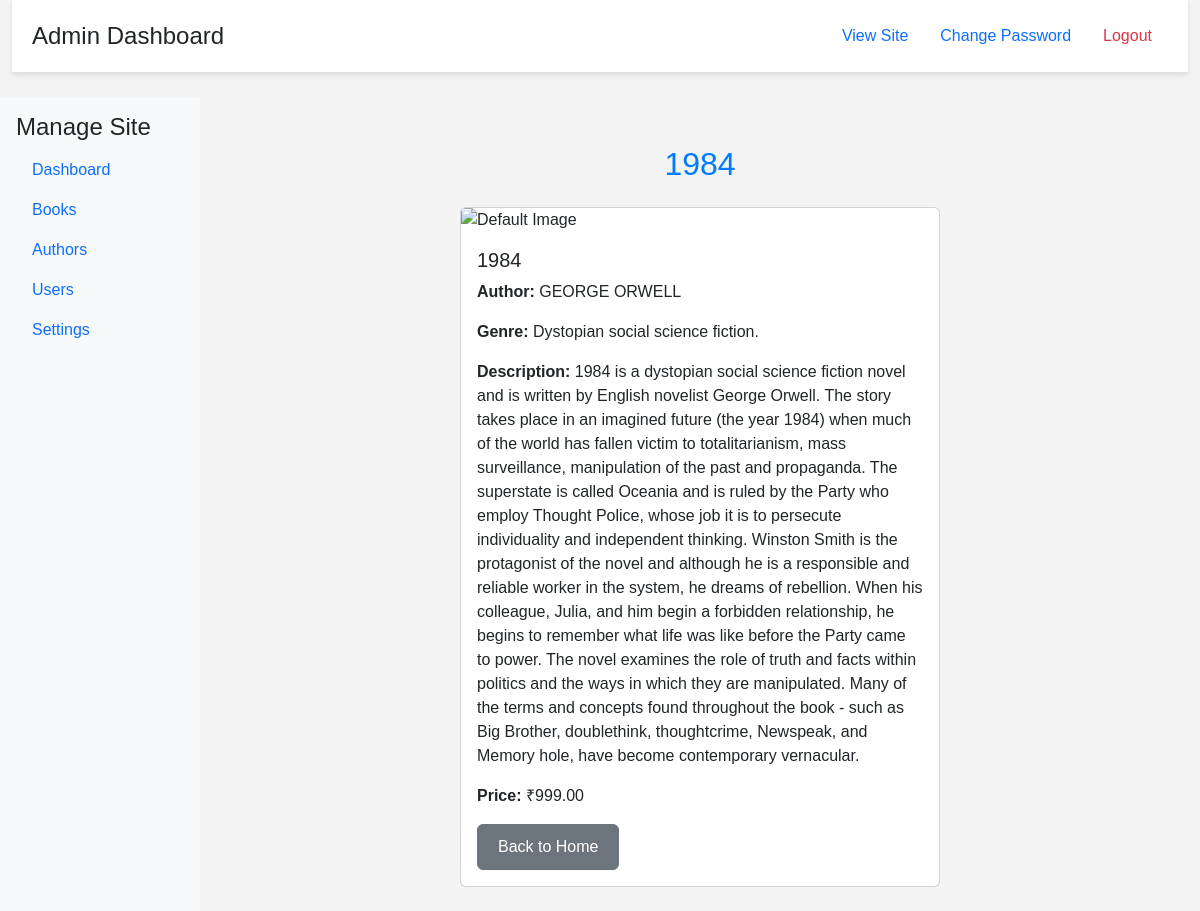
Screenshot of /books/viewbook/4/ with the database file from the repository.
### home/models.py (models this page shows, shortened)
class Book(models.Model):
    title = models.CharField(max_length=200, null=True)
    author = models.ForeignKey(Author, on_delete=models.CASCADE, null=True)
    image = models.ImageField(upload_to='book_images/', null=True, blank=True)
    price = models.DecimalField(max_digits=10, decimal_places=2, null=True)
    genre = models.CharField(max_length=200, null=True)
    description = models.TextField(null=True, blank=True)

class Author(models.Model):
    name = models.CharField(max_length=200, null=True)

### home/views.py (the view)
# urls.py: path('books/viewbook/<int:book_id>/', book_detail, name='book_detail'),
def book_detail(request, book_id):
    book = get_object_or_404(Book, id=book_id)
    return render(request, "book_detail.html", {"book": book})

### templates/book_detail.html (shortened to what this page needs)
<!DOCTYPE html>
{% extends "admin_dashboard.html" %}
{% load static %}
{% block content %}
<div class="container">
    <h2 class="text-center my-4">{{ book.title }}</h2>
    <div class="card mx-auto" style="width: 30rem;">
        {% if book.image %}
            <img src="{{ book.image.url }}" class="card-img-top" alt="{{ book.title }}">
        {% else %}
            <img src="/media/default.jpg" class="card-img-top" alt="Default Image">
        {% endif %}
        <div class="card-body">
            <h5 class="card-title">{{ book.title }}</h5>
            <p class="card-text"><strong>Author:</strong> {{ book.author.name }}</p>
            <p class="card-text"><strong>Genre:</strong> {{ book.genre }}</p>
            <p class="card-text"><strong>Description:</strong> {{ book.description }}</p>
            <p class="card-text"><strong>Price:</strong> ₹{{ book.price }}</p>
            <a href="{% url 'home' %}" class="btn btn-secondary">Back to Home</a>
        </div>
    </div>
</div>
{% endblock %}

### static/css/style.css (style rules this page uses)
body { background-color: #f4f4f4; font-family: 'Arial', sans-serif; }
h2 { color: #007bff; }
.btn-success, .btn-secondary { width: auto; padding: 10px 20px; display: inline-block; }

### rows the page displays
Book: title "1984", author.name "GEORGE ORWELL", genre "Dystopian social science fiction.", description "1984 is a dystopian social science fiction novel and is written by English novelist George Orwell. The story takes place in an imagined future (the year 1984) when much of the world has fallen victim to totalitarianism, mass surveillance, manipulation of the past and propaganda. The superstate is called Oceania and is ruled by the Party who employ Thought Police, whose job it is to persecute individuality and independent thinking. Winston Smith is the protagonist of the novel and although he is a responsible and reliable worker in the system, he dreams of rebellion. When his colleague, Julia, and him begin a forbidden relationship, he begins to remember what life was like before the Party…", price "999.00"
